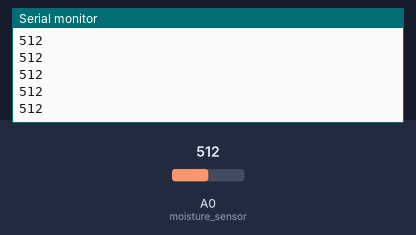
Recording of a sketch running on a simulated Arduino Uno, built with avr-gcc and run on an emulated ATmega328P. Parts: the last lines printed to the serial monitor. The inputs (shaded band) are chosen by the test bench; at power-on: A0 (moisture_sensor) = 512.

Above: at 1.2 s.
1.3 s: A0 (moisture_sensor) set to 716
At 2.2 s:
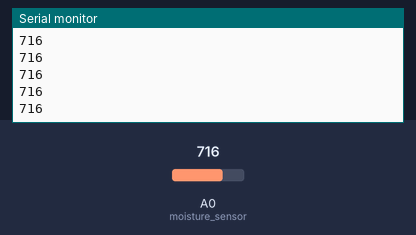
2.8 s: A0 (moisture_sensor) set to 900
At 3.9 s:
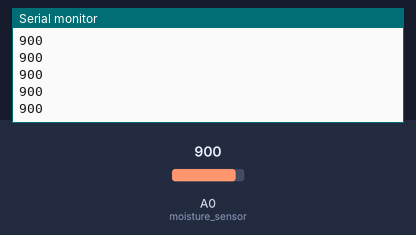
Timing chart, 0 to 5.8 s (numbered marks = the images above; inputs shaded):
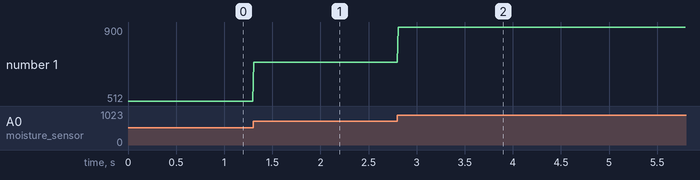

Measured:
- after the input at 1.3 s, the serial monitor: prints a new line at once (image 1)
- after the input at 2.8 s, the serial monitor: prints a new line at once (image 2)
- plotted number 1: 512 → 716 after the input at 1.3 s, 716 → 900 after the input at 2.8 s

The sketch:

Moisture_capacitive_sensor_Serial.ino
```cpp
/*
  AnalogReadSerial moisture sensor
  Byala Robots Club
  author: A.Anchev
*/

#define moisture_sensor A0

// =========== SETUP ============
void setup() {
  Serial.begin(9600);
}

// ============= LOOP ===========
void loop() {
  int sensorValue = analogRead(moisture_sensor);
  Serial.println(sensorValue);
  delay(10);
}
```
